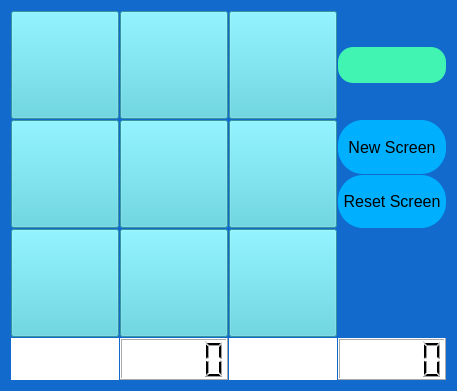
<?xml version="1.0" encoding="UTF-8"?>
<ui version="4.0">
 <class>TicTacScreen</class>
 <widget class="QWidget" name="TicTacScreen">
  <property name="geometry">
   <rect>
    <x>0</x>
    <y>0</y>
    <width>457</width>
    <height>391</height>
   </rect>
  </property>
  <property name="minimumSize">
   <size>
    <width>435</width>
    <height>375</height>
   </size>
  </property>
  <property name="windowTitle">
   <string>Form</string>
  </property>
  <property name="styleSheet">
   <string notr="true">
QWidget { background-color:#116ACC;  }


QLineEdit { background-color: ; color:white; }


</string>
  </property>
  <layout class="QGridLayout" name="gridLayout">
   <property name="spacing">
    <number>1</number>
   </property>
   <item row="0" column="4">
    <layout class="QVBoxLayout" name="verticalLayout">
     <item>
      <widget class="QLabel" name="labeltext1">
       <property name="styleSheet">
        <string notr="true">font-color:#41f4b2;</string>
       </property>
       <property name="text">
        <string/>
       </property>
       <property name="alignment">
        <set>Qt::AlignCenter</set>
       </property>
      </widget>
     </item>
     <item>
      <widget class="QLabel" name="labeltext3">
       <property name="styleSheet">
        <string notr="true">background-color:#41f4b2;
border-radius: 15px;
</string>
       </property>
       <property name="text">
        <string/>
       </property>
       <property name="alignment">
        <set>Qt::AlignCenter</set>
       </property>
      </widget>
     </item>
     <item>
      <widget class="QLabel" name="labeltext2">
       <property name="text">
        <string/>
       </property>
       <property name="alignment">
        <set>Qt::AlignCenter</set>
       </property>
      </widget>
     </item>
    </layout>
   </item>
   <item row="1" column="4">
    <layout class="QVBoxLayout" name="verticalLayout_2">
     <item>
      <widget class="QPushButton" name="NewGameButton">
       <property name="sizePolicy">
        <sizepolicy hsizetype="Preferred" vsizetype="Preferred">
         <horstretch>0</horstretch>
         <verstretch>0</verstretch>
        </sizepolicy>
       </property>
       <property name="font">
        <font>
         <pointsize>12</pointsize>
        </font>
       </property>
       <property name="styleSheet">
        <string notr="true">
 QPushButton#NewGameButton { background-color: #00b0ff; border-radius:25px; } QPushButton#NewGameButton:hover:!pressed{ background-color:#41f4b2 } QPushButton#NewGameButton:hover { background-color: }







</string>
       </property>
       <property name="text">
        <string>New Screen</string>
       </property>
      </widget>
     </item>
     <item>
      <widget class="QPushButton" name="ResetButton">
       <property name="sizePolicy">
        <sizepolicy hsizetype="Preferred" vsizetype="Preferred">
         <horstretch>0</horstretch>
         <verstretch>0</verstretch>
        </sizepolicy>
       </property>
       <property name="font">
        <font>
         <pointsize>12</pointsize>
        </font>
       </property>
       <property name="styleSheet">
        <string notr="true"> QPushButton#ResetButton { background-color: #00b0ff; border-radius:25px; } QPushButton#ResetButton:hover:!pressed{ background-color:#41f4b2 } QPushButton#ResetButton:hover { background-color: }</string>
       </property>
       <property name="text">
        <string>Reset Screen</string>
       </property>
      </widget>
     </item>
    </layout>
   </item>
   <item row="0" column="0">
    <widget class="QPushButton" name="Button1">
     <property name="enabled">
      <bool>true</bool>
     </property>
     <property name="sizePolicy">
      <sizepolicy hsizetype="Preferred" vsizetype="Preferred">
       <horstretch>0</horstretch>
       <verstretch>0</verstretch>
      </sizepolicy>
     </property>
     <property name="minimumSize">
      <size>
       <width>100</width>
       <height>100</height>
      </size>
     </property>
     <property name="font">
      <font>
       <pointsize>36</pointsize>
       <weight>50</weight>
       <bold>false</bold>
      </font>
     </property>
     <property name="styleSheet">
      <string notr="true">height:100px;
width:100px;
background-color:#4dd0e1;</string>
     </property>
     <property name="text">
      <string/>
     </property>
    </widget>
   </item>
   <item row="1" column="0">
    <widget class="QPushButton" name="Button4">
     <property name="sizePolicy">
      <sizepolicy hsizetype="Preferred" vsizetype="Preferred">
       <horstretch>0</horstretch>
       <verstretch>0</verstretch>
      </sizepolicy>
     </property>
     <property name="minimumSize">
      <size>
       <width>100</width>
       <height>100</height>
      </size>
     </property>
     <property name="font">
      <font>
       <pointsize>36</pointsize>
      </font>
     </property>
     <property name="styleSheet">
      <string notr="true">height:100px;
width:100px;
background-color:#4dd0e1;</string>
     </property>
     <property name="text">
      <string/>
     </property>
    </widget>
   </item>
   <item row="1" column="1">
    <widget class="QPushButton" name="Button5">
     <property name="sizePolicy">
      <sizepolicy hsizetype="Preferred" vsizetype="Preferred">
       <horstretch>0</horstretch>
       <verstretch>0</verstretch>
      </sizepolicy>
     </property>
     <property name="minimumSize">
      <size>
       <width>100</width>
       <height>100</height>
      </size>
     </property>
     <property name="font">
      <font>
       <pointsize>36</pointsize>
      </font>
     </property>
     <property name="styleSheet">
      <string notr="true">height:100px;
width:100px;
background-color:#4dd0e1;</string>
     </property>
     <property name="text">
      <string/>
     </property>
    </widget>
   </item>
   <item row="2" column="1">
    <widget class="QPushButton" name="Button8">
     <property name="sizePolicy">
      <sizepolicy hsizetype="Preferred" vsizetype="Preferred">
       <horstretch>0</horstretch>
       <verstretch>0</verstretch>
      </sizepolicy>
     </property>
     <property name="minimumSize">
      <size>
       <width>100</width>
       <height>100</height>
      </size>
     </property>
     <property name="font">
      <font>
       <pointsize>36</pointsize>
      </font>
     </property>
     <property name="styleSheet">
      <string notr="true">height:100px;
width:100px;
background-color:#4dd0e1;</string>
     </property>
     <property name="text">
      <string/>
     </property>
    </widget>
   </item>
   <item row="1" column="2">
    <widget class="QPushButton" name="Button6">
     <property name="sizePolicy">
      <sizepolicy hsizetype="Preferred" vsizetype="Preferred">
       <horstretch>0</horstretch>
       <verstretch>0</verstretch>
      </sizepolicy>
     </property>
     <property name="minimumSize">
      <size>
       <width>100</width>
       <height>100</height>
      </size>
     </property>
     <property name="font">
      <font>
       <pointsize>36</pointsize>
      </font>
     </property>
     <property name="styleSheet">
      <string notr="true">height:100px;
width:100px;
background-color:#4dd0e1;</string>
     </property>
     <property name="text">
      <string/>
     </property>
    </widget>
   </item>
   <item row="3" column="0">
    <widget class="QLabel" name="labelPlayerOneScore">
     <property name="styleSheet">
      <string notr="true">background-color:white;
</string>
     </property>
     <property name="text">
      <string/>
     </property>
     <property name="alignment">
      <set>Qt::AlignCenter</set>
     </property>
    </widget>
   </item>
   <item row="2" column="0">
    <widget class="QPushButton" name="Button7">
     <property name="sizePolicy">
      <sizepolicy hsizetype="Preferred" vsizetype="Preferred">
       <horstretch>0</horstretch>
       <verstretch>0</verstretch>
      </sizepolicy>
     </property>
     <property name="minimumSize">
      <size>
       <width>100</width>
       <height>100</height>
      </size>
     </property>
     <property name="font">
      <font>
       <pointsize>36</pointsize>
      </font>
     </property>
     <property name="styleSheet">
      <string notr="true">height:100px;
width:100px;
background-color:#4dd0e1;</string>
     </property>
     <property name="text">
      <string/>
     </property>
    </widget>
   </item>
   <item row="3" column="2">
    <widget class="QLabel" name="labelPlayerTwoScore">
     <property name="styleSheet">
      <string notr="true">background-color:white;</string>
     </property>
     <property name="text">
      <string/>
     </property>
     <property name="alignment">
      <set>Qt::AlignCenter</set>
     </property>
    </widget>
   </item>
   <item row="3" column="4">
    <widget class="QLCDNumber" name="PlayerTwolcdNumber">
     <property name="styleSheet">
      <string notr="true">background-color:white;</string>
     </property>
    </widget>
   </item>
   <item row="3" column="1">
    <widget class="QLCDNumber" name="PlayerOnelcdNumber">
     <property name="styleSheet">
      <string notr="true">background-color:white;</string>
     </property>
    </widget>
   </item>
   <item row="2" column="2">
    <widget class="QPushButton" name="Button9">
     <property name="sizePolicy">
      <sizepolicy hsizetype="Preferred" vsizetype="Preferred">
       <horstretch>0</horstretch>
       <verstretch>0</verstretch>
      </sizepolicy>
     </property>
     <property name="minimumSize">
      <size>
       <width>100</width>
       <height>100</height>
      </size>
     </property>
     <property name="maximumSize">
      <size>
       <width>16777215</width>
       <height>16777215</height>
      </size>
     </property>
     <property name="font">
      <font>
       <pointsize>36</pointsize>
      </font>
     </property>
     <property name="styleSheet">
      <string notr="true">height:100px;
width:100px;
background-color:#4dd0e1;

</string>
     </property>
     <property name="text">
      <string/>
     </property>
    </widget>
   </item>
   <item row="0" column="2">
    <widget class="QPushButton" name="Button3">
     <property name="sizePolicy">
      <sizepolicy hsizetype="Preferred" vsizetype="Preferred">
       <horstretch>0</horstretch>
       <verstretch>0</verstretch>
      </sizepolicy>
     </property>
     <property name="minimumSize">
      <size>
       <width>100</width>
       <height>100</height>
      </size>
     </property>
     <property name="font">
      <font>
       <pointsize>36</pointsize>
      </font>
     </property>
     <property name="styleSheet">
      <string notr="true">height:100px;
width:100px;
background-color:#4dd0e1;</string>
     </property>
     <property name="text">
      <string/>
     </property>
    </widget>
   </item>
   <item row="2" column="4">
    <layout class="QVBoxLayout" name="verticalLayout_3"/>
   </item>
   <item row="0" column="1">
    <widget class="QPushButton" name="Button2">
     <property name="sizePolicy">
      <sizepolicy hsizetype="Preferred" vsizetype="Preferred">
       <horstretch>0</horstretch>
       <verstretch>0</verstretch>
      </sizepolicy>
     </property>
     <property name="minimumSize">
      <size>
       <width>100</width>
       <height>100</height>
      </size>
     </property>
     <property name="font">
      <font>
       <pointsize>36</pointsize>
      </font>
     </property>
     <property name="styleSheet">
      <string notr="true">height:100px;
width:100px;
background-color:#4dd0e1;</string>
     </property>
     <property name="text">
      <string/>
     </property>
    </widget>
   </item>
  </layout>
 </widget>
 <resources/>
 <connections/>
</ui>
